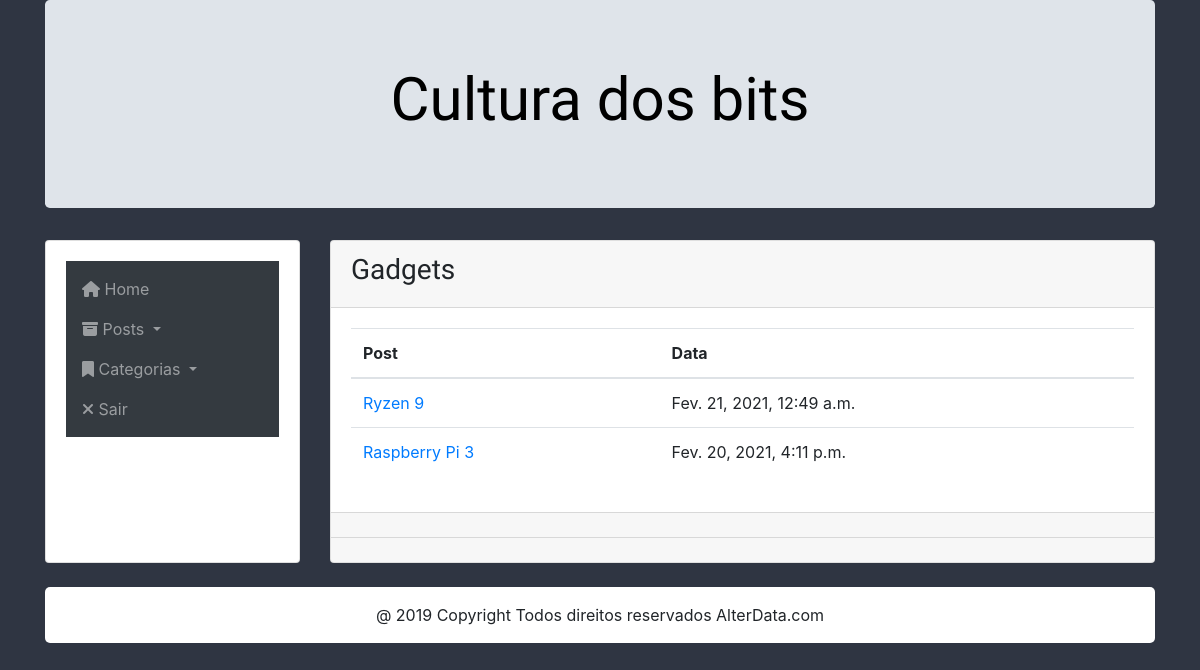
Screenshot of /dashboard/category/gadgets/ (signed in) with the database file from the repository.
### blog/models.py (models this page shows, shortened)
class Category(models.Model):
    name = models.CharField(max_length=30)
    slug = models.SlugField(verbose_name="Slug", unique=True, default="", editable=False, max_length=30)

class Post(models.Model):
    title = models.CharField(max_length=30, verbose_name="Titulo", blank=False)
    content = models.TextField(verbose_name="Texto", blank=False)
    author = models.ForeignKey(BlogUser, on_delete=models.CASCADE, verbose_name="Autor")
    publish = models.BooleanField(verbose_name="Postado", default=False)
    created = models.DateTimeField(auto_now_add=True, auto_now=False)
    updated = models.DateTimeField(auto_now=True, auto_now_add=False)
    slug = models.SlugField(verbose_name="Slug", unique=True, default="", editable=False, max_length=50)
    category = models.ManyToManyField(Category, verbose_name="Categoria")
    class Meta:
        ordering = ('-created',)

### dashboard/views.py (the view)
# urls.py: path('category/<slug:slug>/', CategoryDetailView.as_view(), name='category-detail'),
class CategoryDetailView(DetailView):
    model = Category
    template_name = "dashboard/category_detail.html"
    def get(self, request, *args, **kwargs):
        if request.user.is_anonymous:
            return redirect('dashboard:login')
        return super(CategoryDetailView, self).get(request, *args, **kwargs)
    def get_context_data(self, *args, **kwargs):
        context = super().get_context_data(**kwargs)
        context["title"] = kwargs['object'].name
        context["categories"] = Category.objects.all()
        context["posts"] = Post.objects.filter(category=kwargs['object'])
        return context

### templates/dashboard/category_detail.html
{% extends "dashboard/layouts/base.html" %}
{% load static %}
{% block content %}
<div class="card">
  <div class="card-header">
    <h3>{{ category.name.capitalize }}</h3>
  </div>
  <div class="card-body">
    <table class="table">
      <thead>
        <tr>
          <th>Post</th><th>Data</th>
        </tr>
      </thead>
      <tbody>
        {% for post in posts %}
          <tr>
            <td><a href="{% url 'dashboard:post-detail' post.slug %}">{{ post.title }}</a></td><td>{{ post.created }}</td>
          </tr>
        {% endfor %}
      </tbody>
    </table>
  </div>
  <div class="card-footer">
  </div>
  <div class="card-footer">
  </div>
</div>
{% endblock %}

### static/css/style.css (style rules this page uses)
body { background-color: #2f3542; }
h1, h2, h3, p { font-family: 'Patua One', cursive; }

### rows the page displays
Category: name "Gadgets"
Post: title "Ryzen 9", created "Fev. 21, 2021, 12:49 a.m."
Post: title "Raspberry Pi 3", created "Fev. 20, 2021, 4:11 p.m."
